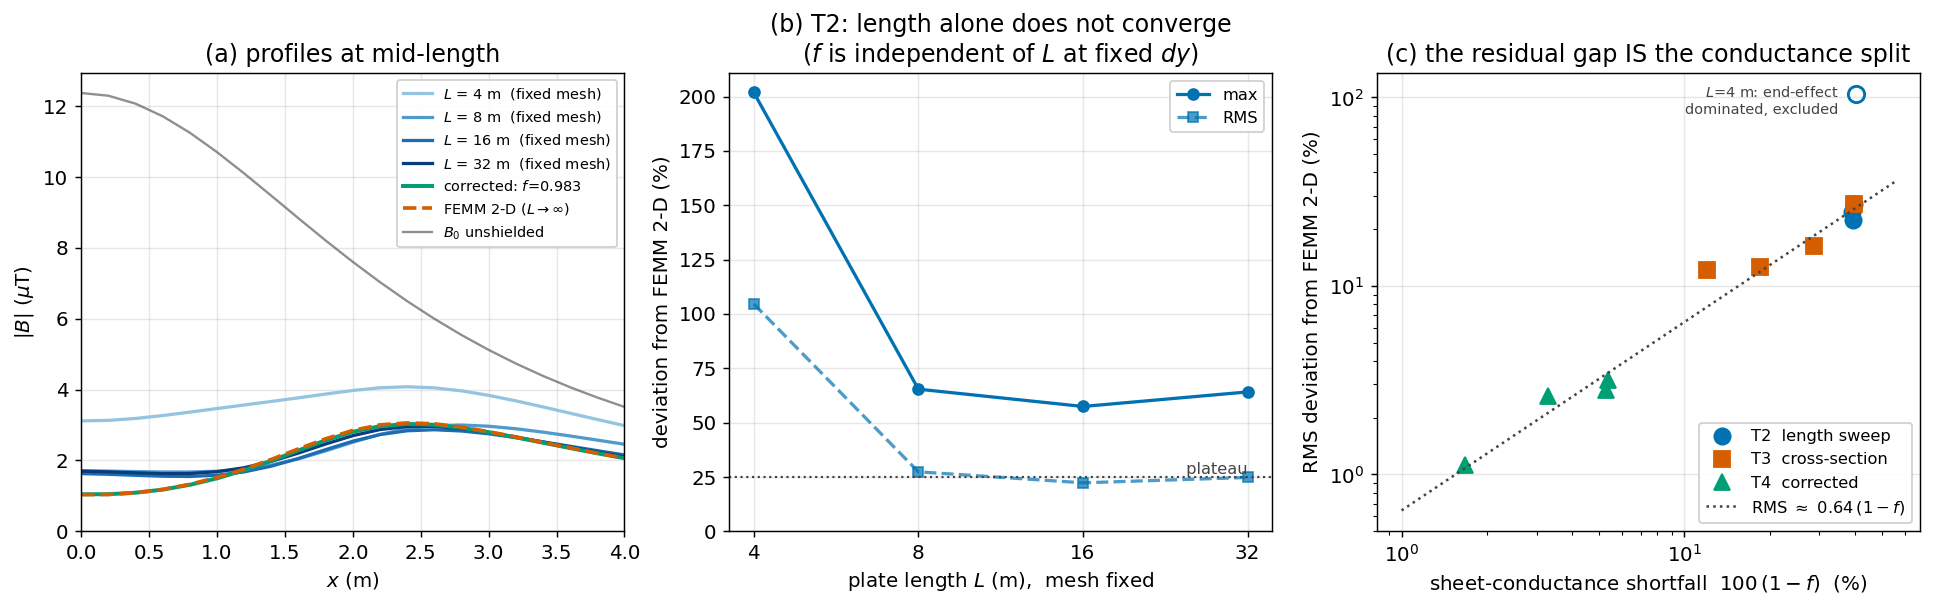

This figure's Python source:
"""T2/T3/T4 -- why the naive bridge stalls, and what the real agreement is.

T1 compares two different physical problems (finite vs infinite shield), so it
cannot yield an error number. Bridging the gap means stretching the circuit
method's plate length L until it is effectively infinite -- but doing only that
does not work, and panel (b) shows it plateauing near 25% instead of converging.

The reason is in _equiv_wire. It conserves the plate's metal volume across both
filament directions, so the mesh presents only

    f = (nx+1) L / [(nx+1) L + (ny+1) W]

of the true sheet conductance to the (essentially unidirectional) current. With
the along-cable spacing dy held fixed, ny+1 ~ L/dy and therefore

    f -> (nx+1) / [(nx+1) + W/dy]

which does not depend on L at all. No amount of length can remove it.

Panel (c) is the test: pooled over every case, the deviation collapses onto
(1 - f). Once f is driven towards 1 with the shield kept long, the circuit
method and FEMM agree to about 1%.

Run fem/compare.py first; this script only plots what it stored.
"""
import os
import sys

import numpy as np

from _common import (C_ISOLATED, C_REF, C_THIRD, C_WELDED, LS_FEMM,  # noqa: E402
                     OUTDIR, length_ramp, plt, save)

RESULTS = os.path.join(os.path.dirname(OUTDIR), "fem", "results.npz")
if not os.path.exists(RESULTS):
    sys.exit(f"{RESULTS} not found -- run:\n    .venv/Scripts/python fem/compare.py")
d = np.load(RESULTS)

x = d["x"]
lengths, curves, dev = d["bridge_lengths"], d["bridge_curves"], d["bridge_dev"]
t4_curves, t4_dev, t4_f = d["t4_curves"], d["t4_dev"], d["t4_fraction"]
t4_par = d["t4_params"]

fig, (ax1, ax2, ax3) = plt.subplots(1, 3, figsize=(15.0, 4.8))

# ---- (a) profiles ---------------------------------------------------------
for L, curve, color in zip(lengths, curves, length_ramp(len(lengths))):
    ax1.plot(x, curve, color=color, label=f"$L$ = {L:g} m  (fixed mesh)")
best = int(np.argmin(t4_dev[:, 1]))
ax1.plot(x, t4_curves[best], color=C_THIRD, lw=2.2,
         label=f"corrected: $f$={t4_f[best]:.3f}")
ax1.plot(x, d["femm_welded"], color=C_ISOLATED, ls=LS_FEMM, lw=2.0,
         label="FEMM 2-D ($L\\to\\infty$)")
ax1.plot(x, d["analytic"], color=C_REF, lw=1.3, alpha=0.6, label="$B_0$ unshielded")
ax1.set_xlabel("$x$ (m)")
ax1.set_ylabel("$|B|$ ($\\mu$T)")
ax1.set_title("(a) profiles at mid-length")
ax1.set_xlim(x.min(), x.max())
ax1.set_ylim(bottom=0)
ax1.legend(loc="upper right", fontsize=8)

# ---- (b) the stall --------------------------------------------------------
ax2.plot(lengths, dev[:, 0], "o-", color=C_WELDED, label="max")
ax2.plot(lengths, dev[:, 1], "s--", color=C_WELDED, alpha=0.7, label="RMS")
ax2.axhline(dev[1:, 1].mean(), color=C_REF, ls=":", lw=1.2)
ax2.text(lengths[-1], dev[1:, 1].mean(), " plateau", color=C_REF,
         fontsize=9, va="bottom", ha="right")
ax2.set_xscale("log", base=2)
ax2.set_xticks(lengths)
ax2.set_xticklabels([f"{L:g}" for L in lengths])
ax2.set_xlabel("plate length $L$ (m),  mesh fixed")
ax2.set_ylabel("deviation from FEMM 2-D (%)")
ax2.set_title("(b) T2: length alone does not converge\n"
              "($f$ is independent of $L$ at fixed $dy$)")
ax2.set_ylim(bottom=0)
ax2.legend()

# ---- (c) the collapse onto (1 - f) ---------------------------------------
series = [
    ("T2  length sweep", d["bridge_fraction"], dev[:, 1], "o", C_WELDED),
    ("T3  cross-section", d["refine_fraction"], d["refine_dev"][:, 1], "s", C_ISOLATED),
    ("T4  corrected", t4_f, t4_dev[:, 1], "^", C_THIRD),
]
# The L = 4 m case is the genuinely finite 4x4 shield: end-effect dominated, and
# the one point this relation is not claimed to describe. Shown, but hollow, and
# excluded from the fit -- including it would let it drive the slope (0.99 vs 0.64).
outlier = lengths < 8.0
for i, (label, f, rms, marker, color) in enumerate(series):
    f, rms = np.asarray(f), np.asarray(rms)
    mask = outlier if i == 0 else np.zeros(len(f), bool)
    ax3.plot(100.0 * (1.0 - f[~mask]), rms[~mask], marker, color=color,
             ms=9, ls="none", label=label)
    if mask.any():
        ax3.plot(100.0 * (1.0 - f[mask]), rms[mask], marker, mfc="none",
                 mec=color, ms=9, ls="none", mew=1.6)
        ax3.annotate("$L$=4 m: end-effect\ndominated, excluded",
                     (100.0 * (1.0 - f[mask][0]), rms[mask][0]),
                     textcoords="offset points", xytext=(-10, -4),
                     ha="right", va="center", fontsize=8, color=C_REF)

keep = np.concatenate([~outlier, np.ones(len(d["refine_fraction"]), bool),
                       np.ones(len(t4_f), bool)])
all_f = np.concatenate([s[1] for s in series])[keep]
all_rms = np.concatenate([s[2] for s in series])[keep]
shortfall = 100 * (1 - all_f)
slope = float(np.sum(all_rms * shortfall) / np.sum(shortfall ** 2))
grid = np.logspace(np.log10(1.0), np.log10(shortfall.max() * 1.4), 50)
ax3.plot(grid, slope * grid, color=C_REF, ls=":", lw=1.4,
         label=f"RMS $\\approx$ {slope:.2f}$\\,(1-f)$")
# Log-log: the data span 1.1-105% deviation over a 1.7-40% shortfall, so a
# linear axis would compress the whole result into the bottom corner. A
# proportional law appears here as a slope-1 line.
ax3.set_xscale("log")
ax3.set_yscale("log")
ax3.set_xlabel("sheet-conductance shortfall  $100\\,(1-f)$  (%)")
ax3.set_ylabel("RMS deviation from FEMM 2-D (%)")
ax3.set_title("(c) the residual gap IS the conductance split")
ax3.legend(fontsize=9, loc="lower right")

fig.tight_layout()
save(fig, "fig_fem_bridge.png")
